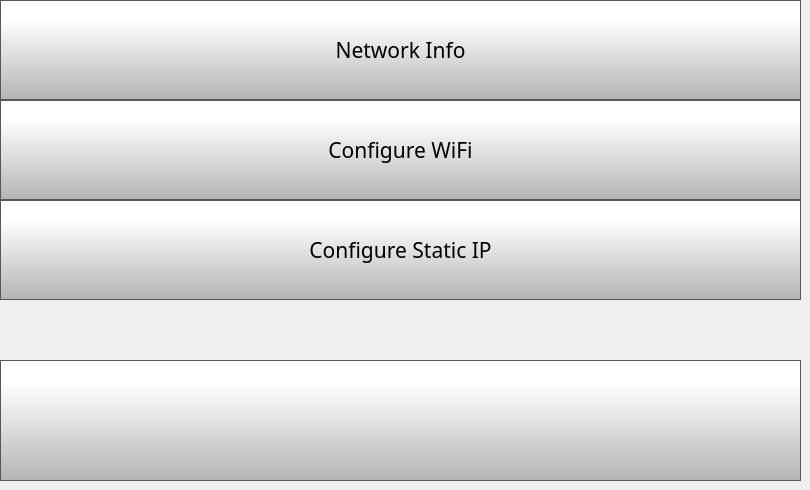
    <widget class="QWidget" name="networkSettingsPage">
     <widget class="QPushButton" name="networkInfoButton">
      <property name="geometry">
       <rect>
        <x>0</x>
        <y>0</y>
        <width>801</width>
        <height>100</height>
       </rect>
      </property>
      <property name="minimumSize">
       <size>
        <width>0</width>
        <height>70</height>
       </size>
      </property>
      <property name="font">
       <font>
        <family>Gotham</family>
        <pointsize>16</pointsize>
       </font>
      </property>
      <property name="styleSheet">
       <string notr="true">QPushButton {
     border: 1px solid rgb(87, 87, 87);
	background-color: qlineargradient(spread:pad, x1:0, y1:1, x2:0, y2:0.188, stop:0 rgba(180, 180, 180, 255), stop:1 rgba(255, 255, 255, 255));


}

QPushButton:pressed {
    background-color: qlineargradient(x1: 0, y1: 0, x2: 0, y2: 1,
                                      stop: 0 #dadbde, stop: 1 #f6f7fa);
}

QPushButton:flat {
    border: none; /* no border for a flat push button */
}

QPushButton:default {
    border-color: navy; /* make the default button prominent */
}

QPushButton:focus {
	outline: none;
}</string>
      </property>
      <property name="text">
       <string>Network Info</string>
      </property>
      <property name="iconSize">
       <size>
        <width>40</width>
        <height>40</height>
       </size>
      </property>
     </widget>
     <widget class="QPushButton" name="configureWifiButton">
      <property name="geometry">
       <rect>
        <x>0</x>
        <y>100</y>
        <width>801</width>
        <height>100</height>
       </rect>
      </property>
      <property name="minimumSize">
       <size>
        <width>0</width>
        <height>70</height>
       </size>
      </property>
      <property name="font">
       <font>
        <family>Gotham</family>
        <pointsize>16</pointsize>
       </font>
      </property>
      <property name="styleSheet">
       <string notr="true">QPushButton {
     border: 1px solid rgb(87, 87, 87);
	background-color: qlineargradient(spread:pad, x1:0, y1:1, x2:0, y2:0.188, stop:0 rgba(180, 180, 180, 255), stop:1 rgba(255, 255, 255, 255));


}

QPushButton:pressed {
    background-color: qlineargradient(x1: 0, y1: 0, x2: 0, y2: 1,
                                      stop: 0 #dadbde, stop: 1 #f6f7fa);
}

QPushButton:flat {
    border: none; /* no border for a flat push button */
}

QPushButton:default {
    border-color: navy; /* make the default button prominent */
}

QPushButton:focus {
	outline: none;
}</string>
      </property>
      <property name="text">
       <string>Configure WiFi</string>
      </property>
      <property name="iconSize">
       <size>
        <width>40</width>
        <height>40</height>
       </size>
      </property>
     </widget>
     <widget class="QPushButton" name="configureStaticIPButton">
      <property name="geometry">
       <rect>
        <x>0</x>
        <y>200</y>
        <width>801</width>
        <height>100</height>
       </rect>
      </property>
      <property name="minimumSize">
       <size>
        <width>0</width>
        <height>70</height>
       </size>
      </property>
      <property name="font">
       <font>
        <family>Gotham</family>
        <pointsize>16</pointsize>
       </font>
      </property>
      <property name="styleSheet">
       <string notr="true">QPushButton {
     border: 1px solid rgb(87, 87, 87);
	background-color: qlineargradient(spread:pad, x1:0, y1:1, x2:0, y2:0.188, stop:0 rgba(180, 180, 180, 255), stop:1 rgba(255, 255, 255, 255));


}

QPushButton:pressed {
    background-color: qlineargradient(x1: 0, y1: 0, x2: 0, y2: 1,
                                      stop: 0 #dadbde, stop: 1 #f6f7fa);
}

QPushButton:flat {
    border: none; /* no border for a flat push button */
}

QPushButton:default {
    border-color: navy; /* make the default button prominent */
}

QPushButton:focus {
	outline: none;
}</string>
      </property>
      <property name="text">
       <string>Configure Static IP</string>
      </property>
      <property name="iconSize">
       <size>
        <width>40</width>
        <height>40</height>
       </size>
      </property>
     </widget>
     <widget class="QPushButton" name="networkSettingsBackButton">
      <property name="geometry">
       <rect>
        <x>0</x>
        <y>360</y>
        <width>801</width>
        <height>121</height>
       </rect>
      </property>
      <property name="minimumSize">
       <size>
        <width>0</width>
        <height>0</height>
       </size>
      </property>
      <property name="font">
       <font>
        <family>Gotham</family>
        <pointsize>16</pointsize>
       </font>
      </property>
      <property name="styleSheet">
       <string notr="true">QPushButton {
     border: 1px solid rgb(87, 87, 87);
	background-color: qlineargradient(spread:pad, x1:0, y1:1, x2:0, y2:0.188, stop:0 rgba(180, 180, 180, 255), stop:1 rgba(255, 255, 255, 255));


}

QPushButton:pressed {
    background-color: qlineargradient(x1: 0, y1: 0, x2: 0, y2: 1,
                                      stop: 0 #dadbde, stop: 1 #f6f7fa);
}

QPushButton:flat {
    border: none; /* no border for a flat push button */
}

QPushButton:default {
    border-color: navy; /* make the default button prominent */
}</string>
      </property>
      <property name="text">
       <string/>
      </property>
      <property name="icon">
       <iconset>
        <normaloff>templates/img/arrows-4.png</normaloff>templates/img/arrows-4.png</iconset>
      </property>
      <property name="iconSize">
       <size>
        <width>50</width>
        <height>50</height>
       </size>
      </property>
      <property name="checkable">
       <bool>false</bool>
      </property>
      <property name="autoDefault">
       <bool>false</bool>
      </property>
      <property name="default">
       <bool>false</bool>
      </property>
      <property name="flat">
       <bool>false</bool>
      </property>
     </widget>
    </widget>
